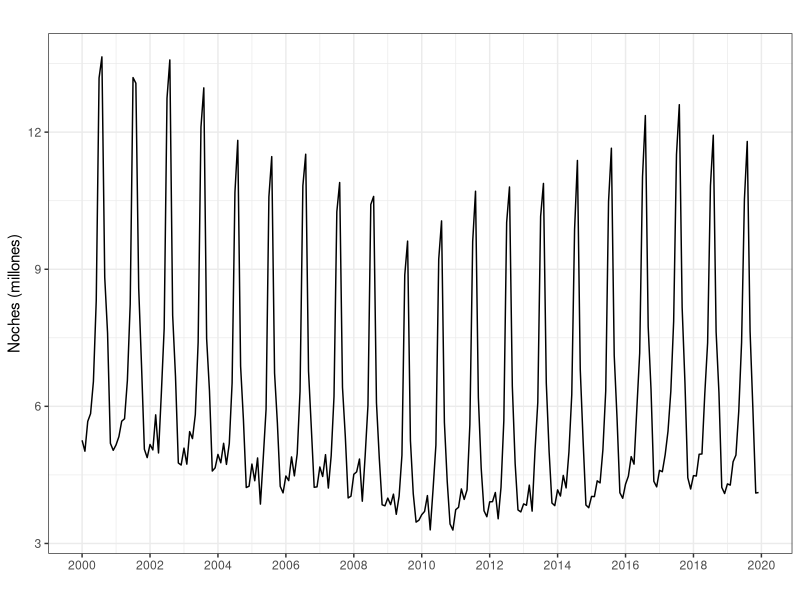
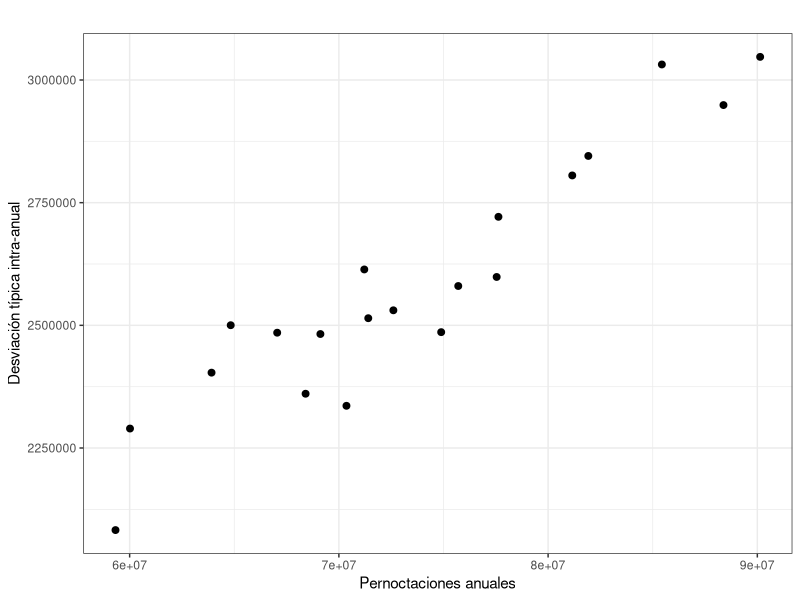
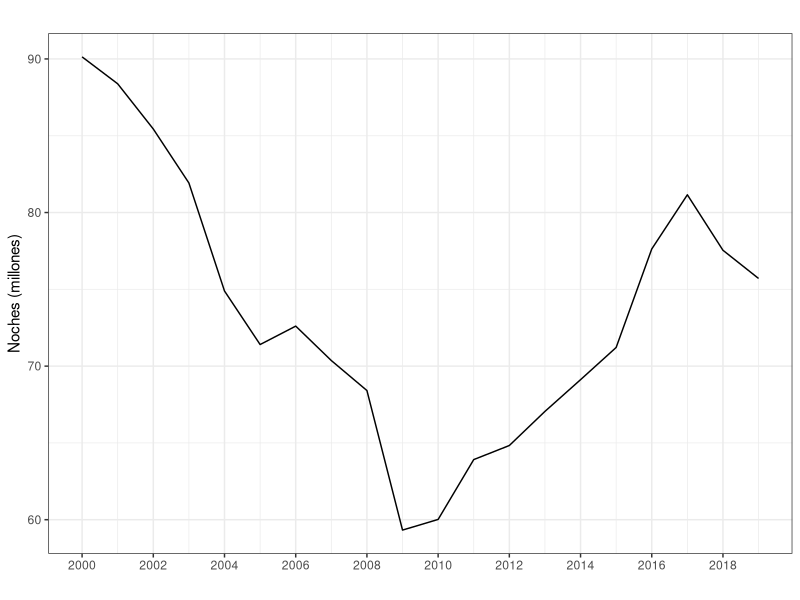
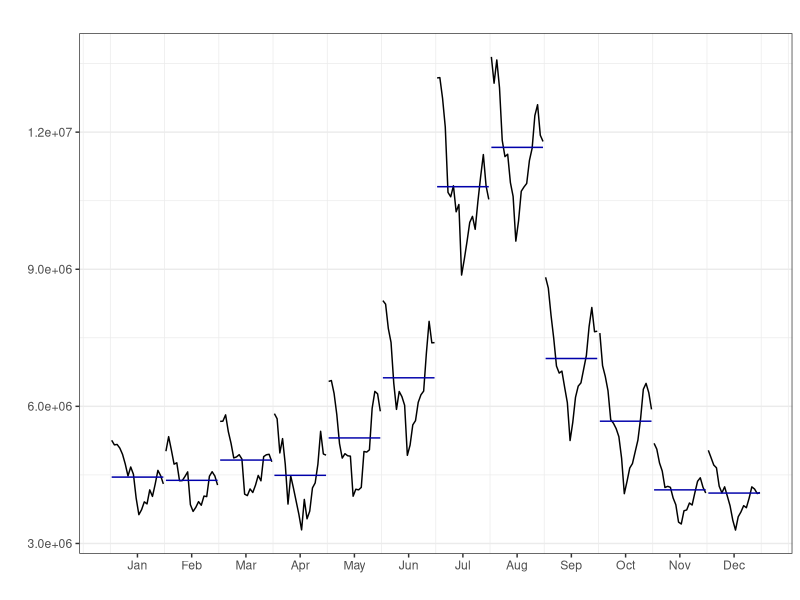
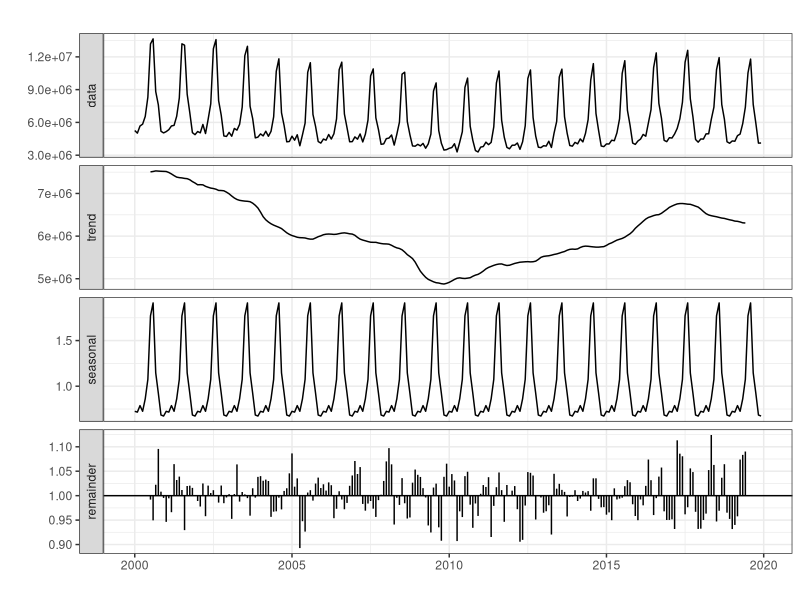
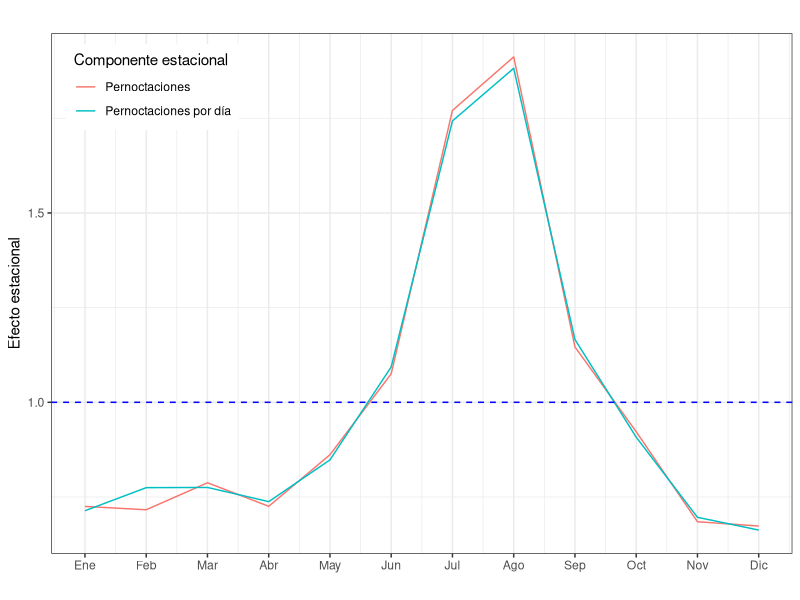
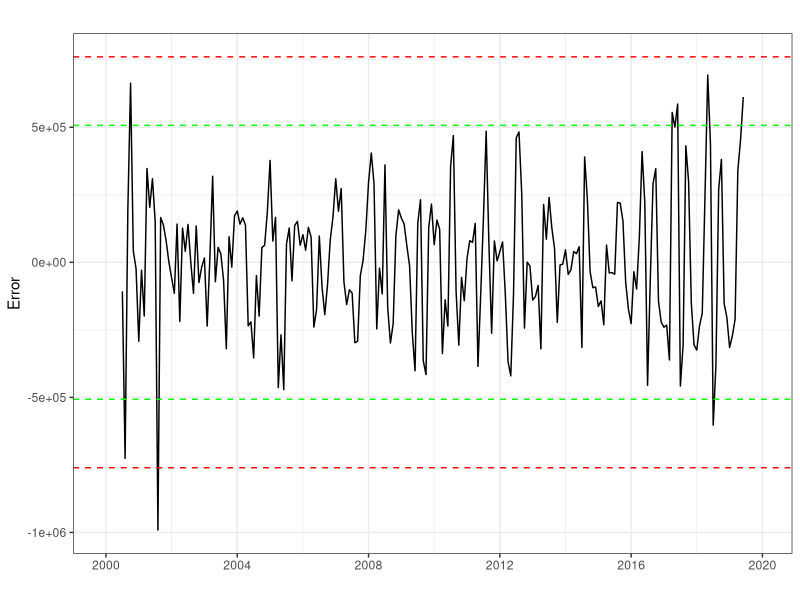

Write the R code that produced these figures, in order.
#----------------------------------------------------------
# CODIGO EJEMPLO 2
#----------------------------------------------------------
#
#
#
#----------------------------------------------------------
# Librerias
library(forecast)
library(ggplot2); theme_set(theme_bw())
#----------------------------------------------------------
#
#
#
#----------------------------------------------------------
# Importamos Pernoctaciones
#----------------------------------------------------------
Pernoctaciones <- read.csv2("./series/Pernoctaciones.csv", 
                            header = TRUE)

Pernoctaciones <- ts(Pernoctaciones[,2], 
                     start = 2000, 
                     freq = 12)

autoplot(Pernoctaciones/1000000,
         xlab = "",
         ylab = "Noches (millones)",
         main = "") +
  scale_x_continuous(breaks= seq(2000, 2020, 2))  
#----------------------------------------------------------
#
#
#
#----------------------------------------------------------
# Esquema
#----------------------------------------------------------
CasosAnual <- aggregate(Pernoctaciones, FUN = sum)
DesviacionAnual <- aggregate(Pernoctaciones, FUN = sd)

ggplot() +
  geom_point(aes(x = CasosAnual, y = DesviacionAnual), size = 2) +
  xlab("Pernoctaciones anuales") + 
  ylab("Desviación típica intra-anual") + 
  ggtitle("") 
#----------------------------------------------------------
#
#
#
#----------------------------------------------------------
# Componentes
#----------------------------------------------------------
# Tendencia
autoplot(aggregate(Pernoctaciones/1000000, FUN = sum),
         xlab = "",
         ylab = "Noches (millones)",
         main = "") +
  scale_x_continuous(breaks= seq(2000, 2020, 2)) 

# Estacionalidad
ggmonthplot(Pernoctaciones, 
            polar=TRUE,
            xlab = "",
            ylab = "",
            main = "") +
  guides(colour=FALSE)
#----------------------------------------------------------
#
#
#
#----------------------------------------------------------
# Descomposicion
#----------------------------------------------------------
PernoctacionesDesMul <- decompose(Pernoctaciones, 
                                  type = "mult")

autoplot(PernoctacionesDesMul,
         xlab = "",
         main = "")

PernoctacionesDesMul$figure

PernoctacionesDiaDesMul <- decompose(Pernoctaciones/monthdays(Pernoctaciones), 
                                     type = "mult")

ggplot() +
  geom_line(aes(x = 1:12, y = PernoctacionesDesMul$figure, colour = "black")) + 
  geom_line(aes(x = 1:12, y = PernoctacionesDiaDesMul$figure, colour = "red")) + 
  geom_hline(yintercept = 1, colour = "blue", lty = 2) +
  ggtitle("") +
  xlab("") +
  ylab("Efecto estacional") +
  scale_x_continuous(breaks= 1:12, 
                     labels = c("Ene", "Feb", "Mar", "Abr", "May", "Jun", 
                                "Jul", "Ago", "Sep", "Oct", "Nov", "Dic")) +
  scale_color_discrete(name = "Componente estacional", 
                       labels = c("Pernoctaciones", "Pernoctaciones por día")) +
  theme(legend.position=c(0.02,0.98), legend.justification=c(0,1))
#----------------------------------------------------------
#
#
#
#----------------------------------------------------------
# Analisis del error
#----------------------------------------------------------
error <- Pernoctaciones - trendcycle(PernoctacionesDesMul) * seasonal(PernoctacionesDesMul)

sderror <- sd(error, na.rm = TRUE)

autoplot(error,
         xlab = "",
         ylab = "Error",
         main = "",
         colour = "black") +
  geom_hline(yintercept = c(3, 2, -2, -3)*sderror, 
             colour = c("red", "green", "green", "red"),
             lty = 2) + 
  scale_x_continuous(breaks= seq(1980, 2020, 4)) 


